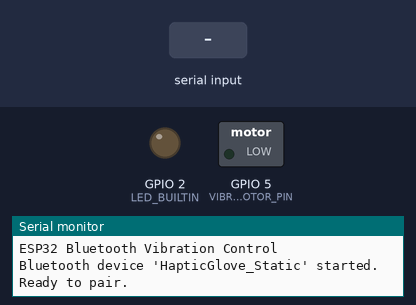
The sketch below on a simulated ESP32. On the bench: switched loads named in the sketch (green lamp = pin HIGH), output pins drawn as LEDs (lit = HIGH), the last lines printed to the serial monitor. The inputs (shaded band) are chosen by the test bench. Nothing arrives over Bluetooth unless stated.

Above: at 1.2 s.
1.3 s: "VIBRATE\n" received over the second serial link
At 2.5 s:
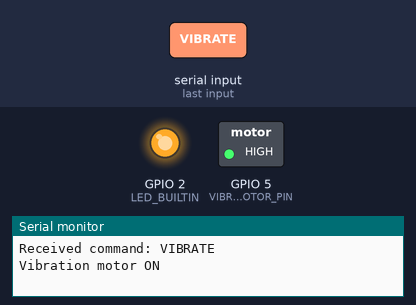
2.8 s: "STOP\n" received over the second serial link
At 3.8 s:
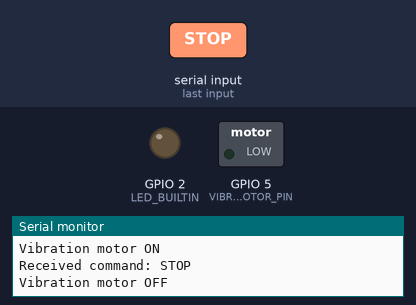
Timing chart, 0 to 5.8 s (numbered marks = the images above; inputs shaded):
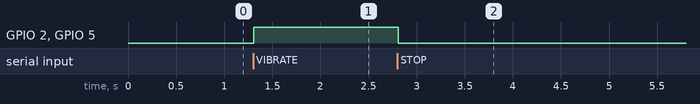

Measured:
- after the input at 1.3 s, GPIO 2 (LED_BUILTIN), GPIO 5 (VIBRATION_MOTOR_PIN): LOW → HIGH at once
- after the input at 2.8 s, GPIO 2 (LED_BUILTIN), GPIO 5 (VIBRATION_MOTOR_PIN): HIGH → LOW at once

The sketch:

haptic-handglove-esp32.ino
```cpp
#include "BluetoothSerial.h"

const int VIBRATION_MOTOR_PIN = 5;

BluetoothSerial SerialBT;

const char* bluetoothDeviceName = "HapticGlove_Static";

void setup() {
  Serial.begin(115200);
  Serial.println("ESP32 Bluetooth Vibration Control");

  SerialBT.begin(bluetoothDeviceName);
  Serial.print("Bluetooth device '");
  Serial.print(bluetoothDeviceName);
  Serial.println("' started. Ready to pair.");

  pinMode(VIBRATION_MOTOR_PIN, OUTPUT);
  digitalWrite(VIBRATION_MOTOR_PIN, LOW);

  pinMode(LED_BUILTIN, OUTPUT);
  digitalWrite(LED_BUILTIN, LOW);
}

void loop() {
  if (SerialBT.available()) {
    String command = SerialBT.readStringUntil('\n');
    command.trim();

    Serial.print("Received command: ");
    Serial.println(command);

    if (command == "VIBRATE") {
      digitalWrite(VIBRATION_MOTOR_PIN, HIGH);
      digitalWrite(LED_BUILTIN, HIGH);
      Serial.println("Vibration motor ON");

    } else if (command == "STOP") {
      digitalWrite(VIBRATION_MOTOR_PIN, LOW);
      digitalWrite(LED_BUILTIN, LOW);
      Serial.println("Vibration motor OFF");

    } else {
      Serial.print("Unknown command: ");
      Serial.println(command);

    }
  }

  delay(10);
}
```
